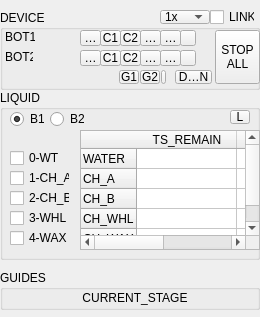
<?xml version="1.0" encoding="UTF-8"?>
<ui version="4.0">
 <class>MainWindow</class>
 <widget class="QMainWindow" name="MainWindow">
  <property name="geometry">
   <rect>
    <x>0</x>
    <y>0</y>
    <width>260</width>
    <height>317</height>
   </rect>
  </property>
  <property name="font">
   <font>
    <pointsize>9</pointsize>
   </font>
  </property>
  <property name="windowTitle">
   <string>NUC</string>
  </property>
  <widget class="QWidget" name="centralwidget">
   <widget class="QGroupBox" name="group_robot">
    <property name="geometry">
     <rect>
      <x>0</x>
      <y>10</y>
      <width>260</width>
      <height>80</height>
     </rect>
    </property>
    <property name="font">
     <font>
      <pointsize>9</pointsize>
      <weight>50</weight>
      <bold>false</bold>
     </font>
    </property>
    <property name="title">
     <string>DEVICE</string>
    </property>
    <widget class="QToolButton" name="btn_stop_all">
     <property name="geometry">
      <rect>
       <x>215</x>
       <y>20</y>
       <width>45</width>
       <height>54</height>
      </rect>
     </property>
     <property name="font">
      <font>
       <pointsize>9</pointsize>
      </font>
     </property>
     <property name="text">
      <string>STOP
ALL</string>
     </property>
    </widget>
    <widget class="QLabel" name="led_lb_bot1_2">
     <property name="geometry">
      <rect>
       <x>5</x>
       <y>20</y>
       <width>30</width>
       <height>14</height>
      </rect>
     </property>
     <property name="font">
      <font>
       <pointsize>9</pointsize>
       <weight>50</weight>
       <bold>false</bold>
      </font>
     </property>
     <property name="text">
      <string>BOT1</string>
     </property>
     <property name="alignment">
      <set>Qt::AlignLeading|Qt::AlignLeft|Qt::AlignVCenter</set>
     </property>
    </widget>
    <widget class="QLabel" name="led_lb_bot2_2">
     <property name="geometry">
      <rect>
       <x>5</x>
       <y>40</y>
       <width>28</width>
       <height>14</height>
      </rect>
     </property>
     <property name="font">
      <font>
       <pointsize>9</pointsize>
       <weight>50</weight>
       <bold>false</bold>
      </font>
     </property>
     <property name="text">
      <string>BOT2</string>
     </property>
     <property name="alignment">
      <set>Qt::AlignLeading|Qt::AlignLeft|Qt::AlignVCenter</set>
     </property>
    </widget>
    <widget class="QToolButton" name="led_drain">
     <property name="geometry">
      <rect>
       <x>175</x>
       <y>60</y>
       <width>37</width>
       <height>14</height>
      </rect>
     </property>
     <property name="minimumSize">
      <size>
       <width>0</width>
       <height>14</height>
      </size>
     </property>
     <property name="maximumSize">
      <size>
       <width>40</width>
       <height>14</height>
      </size>
     </property>
     <property name="font">
      <font>
       <pointsize>9</pointsize>
      </font>
     </property>
     <property name="toolTip">
      <string/>
     </property>
     <property name="toolTipDuration">
      <number>-1</number>
     </property>
     <property name="text">
      <string>DRAIN</string>
     </property>
    </widget>
    <widget class="QCheckBox" name="switch_link">
     <property name="geometry">
      <rect>
       <x>210</x>
       <y>0</y>
       <width>45</width>
       <height>14</height>
      </rect>
     </property>
     <property name="minimumSize">
      <size>
       <width>0</width>
       <height>0</height>
      </size>
     </property>
     <property name="maximumSize">
      <size>
       <width>50</width>
       <height>14</height>
      </size>
     </property>
     <property name="font">
      <font>
       <pointsize>9</pointsize>
      </font>
     </property>
     <property name="text">
      <string>LINK</string>
     </property>
     <property name="checkable">
      <bool>true</bool>
     </property>
     <property name="checked">
      <bool>false</bool>
     </property>
    </widget>
    <widget class="QComboBox" name="engine_turbo">
     <property name="geometry">
      <rect>
       <x>160</x>
       <y>0</y>
       <width>50</width>
       <height>14</height>
      </rect>
     </property>
     <property name="maximumSize">
      <size>
       <width>50</width>
       <height>14</height>
      </size>
     </property>
     <property name="font">
      <font>
       <pointsize>9</pointsize>
       <stylestrategy>PreferDefault</stylestrategy>
      </font>
     </property>
     <property name="layoutDirection">
      <enum>Qt::LeftToRight</enum>
     </property>
     <property name="duplicatesEnabled">
      <bool>false</bool>
     </property>
     <property name="frame">
      <bool>true</bool>
     </property>
     <item>
      <property name="text">
       <string>1x</string>
      </property>
     </item>
     <item>
      <property name="text">
       <string>3x</string>
      </property>
     </item>
     <item>
      <property name="text">
       <string>5x</string>
      </property>
     </item>
     <item>
      <property name="text">
       <string>9x</string>
      </property>
     </item>
    </widget>
    <widget class="QToolButton" name="led_guides_1">
     <property name="geometry">
      <rect>
       <x>119</x>
       <y>60</y>
       <width>20</width>
       <height>14</height>
      </rect>
     </property>
     <property name="minimumSize">
      <size>
       <width>0</width>
       <height>14</height>
      </size>
     </property>
     <property name="maximumSize">
      <size>
       <width>40</width>
       <height>14</height>
      </size>
     </property>
     <property name="font">
      <font>
       <pointsize>9</pointsize>
      </font>
     </property>
     <property name="toolTip">
      <string/>
     </property>
     <property name="toolTipDuration">
      <number>-1</number>
     </property>
     <property name="text">
      <string>G1</string>
     </property>
    </widget>
    <widget class="QToolButton" name="led_guides_tcp">
     <property name="geometry">
      <rect>
       <x>161</x>
       <y>60</y>
       <width>5</width>
       <height>14</height>
      </rect>
     </property>
     <property name="minimumSize">
      <size>
       <width>0</width>
       <height>14</height>
      </size>
     </property>
     <property name="maximumSize">
      <size>
       <width>1000</width>
       <height>32</height>
      </size>
     </property>
     <property name="font">
      <font>
       <pointsize>9</pointsize>
      </font>
     </property>
     <property name="toolTip">
      <string/>
     </property>
     <property name="toolTipDuration">
      <number>-1</number>
     </property>
     <property name="text">
      <string/>
     </property>
    </widget>
    <widget class="QToolButton" name="led_guides_2">
     <property name="geometry">
      <rect>
       <x>140</x>
       <y>60</y>
       <width>20</width>
       <height>14</height>
      </rect>
     </property>
     <property name="minimumSize">
      <size>
       <width>0</width>
       <height>14</height>
      </size>
     </property>
     <property name="maximumSize">
      <size>
       <width>40</width>
       <height>14</height>
      </size>
     </property>
     <property name="font">
      <font>
       <pointsize>9</pointsize>
      </font>
     </property>
     <property name="toolTip">
      <string/>
     </property>
     <property name="toolTipDuration">
      <number>-1</number>
     </property>
     <property name="text">
      <string>G2</string>
     </property>
    </widget>
    <widget class="QToolButton" name="led_water_high1">
     <property name="geometry">
      <rect>
       <x>80</x>
       <y>20</y>
       <width>21</width>
       <height>16</height>
      </rect>
     </property>
     <property name="minimumSize">
      <size>
       <width>0</width>
       <height>14</height>
      </size>
     </property>
     <property name="maximumSize">
      <size>
       <width>1000</width>
       <height>25</height>
      </size>
     </property>
     <property name="font">
      <font>
       <pointsize>9</pointsize>
      </font>
     </property>
     <property name="toolTip">
      <string/>
     </property>
     <property name="toolTipDuration">
      <number>-1</number>
     </property>
     <property name="text">
      <string>WAT</string>
     </property>
    </widget>
    <widget class="QToolButton" name="led_ch_a1">
     <property name="geometry">
      <rect>
       <x>100</x>
       <y>20</y>
       <width>21</width>
       <height>16</height>
      </rect>
     </property>
     <property name="minimumSize">
      <size>
       <width>0</width>
       <height>14</height>
      </size>
     </property>
     <property name="maximumSize">
      <size>
       <width>1000</width>
       <height>25</height>
      </size>
     </property>
     <property name="font">
      <font>
       <pointsize>9</pointsize>
      </font>
     </property>
     <property name="toolTip">
      <string/>
     </property>
     <property name="toolTipDuration">
      <number>-1</number>
     </property>
     <property name="text">
      <string>C1</string>
     </property>
    </widget>
    <widget class="QToolButton" name="led_ch_b1">
     <property name="geometry">
      <rect>
       <x>120</x>
       <y>20</y>
       <width>21</width>
       <height>16</height>
      </rect>
     </property>
     <property name="minimumSize">
      <size>
       <width>0</width>
       <height>14</height>
      </size>
     </property>
     <property name="maximumSize">
      <size>
       <width>1000</width>
       <height>25</height>
      </size>
     </property>
     <property name="font">
      <font>
       <pointsize>9</pointsize>
      </font>
     </property>
     <property name="toolTip">
      <string/>
     </property>
     <property name="toolTipDuration">
      <number>-1</number>
     </property>
     <property name="text">
      <string>C2</string>
     </property>
    </widget>
    <widget class="QToolButton" name="led_ch_whl1">
     <property name="geometry">
      <rect>
       <x>140</x>
       <y>20</y>
       <width>21</width>
       <height>16</height>
      </rect>
     </property>
     <property name="minimumSize">
      <size>
       <width>0</width>
       <height>14</height>
      </size>
     </property>
     <property name="maximumSize">
      <size>
       <width>1000</width>
       <height>25</height>
      </size>
     </property>
     <property name="font">
      <font>
       <pointsize>9</pointsize>
      </font>
     </property>
     <property name="toolTip">
      <string/>
     </property>
     <property name="toolTipDuration">
      <number>-1</number>
     </property>
     <property name="text">
      <string>WHL</string>
     </property>
    </widget>
    <widget class="QToolButton" name="led_ch_wax1">
     <property name="geometry">
      <rect>
       <x>160</x>
       <y>20</y>
       <width>21</width>
       <height>16</height>
      </rect>
     </property>
     <property name="minimumSize">
      <size>
       <width>0</width>
       <height>14</height>
      </size>
     </property>
     <property name="maximumSize">
      <size>
       <width>1000</width>
       <height>25</height>
      </size>
     </property>
     <property name="font">
      <font>
       <pointsize>9</pointsize>
      </font>
     </property>
     <property name="toolTip">
      <string/>
     </property>
     <property name="toolTipDuration">
      <number>-1</number>
     </property>
     <property name="text">
      <string>WAX</string>
     </property>
    </widget>
    <widget class="QToolButton" name="led_tcp_pump">
     <property name="geometry">
      <rect>
       <x>180</x>
       <y>20</y>
       <width>16</width>
       <height>16</height>
      </rect>
     </property>
     <property name="minimumSize">
      <size>
       <width>0</width>
       <height>14</height>
      </size>
     </property>
     <property name="maximumSize">
      <size>
       <width>1000</width>
       <height>25</height>
      </size>
     </property>
     <property name="font">
      <font>
       <pointsize>9</pointsize>
      </font>
     </property>
     <property name="toolTip">
      <string/>
     </property>
     <property name="toolTipDuration">
      <number>-1</number>
     </property>
     <property name="text">
      <string/>
     </property>
    </widget>
    <widget class="QToolButton" name="led_water_high2">
     <property name="geometry">
      <rect>
       <x>80</x>
       <y>40</y>
       <width>21</width>
       <height>16</height>
      </rect>
     </property>
     <property name="minimumSize">
      <size>
       <width>0</width>
       <height>14</height>
      </size>
     </property>
     <property name="maximumSize">
      <size>
       <width>1000</width>
       <height>25</height>
      </size>
     </property>
     <property name="font">
      <font>
       <pointsize>9</pointsize>
      </font>
     </property>
     <property name="toolTip">
      <string/>
     </property>
     <property name="toolTipDuration">
      <number>-1</number>
     </property>
     <property name="text">
      <string>WAT</string>
     </property>
    </widget>
    <widget class="QToolButton" name="led_ch_a2">
     <property name="geometry">
      <rect>
       <x>100</x>
       <y>40</y>
       <width>21</width>
       <height>16</height>
      </rect>
     </property>
     <property name="minimumSize">
      <size>
       <width>0</width>
       <height>14</height>
      </size>
     </property>
     <property name="maximumSize">
      <size>
       <width>1000</width>
       <height>25</height>
      </size>
     </property>
     <property name="font">
      <font>
       <pointsize>9</pointsize>
      </font>
     </property>
     <property name="toolTip">
      <string/>
     </property>
     <property name="toolTipDuration">
      <number>-1</number>
     </property>
     <property name="text">
      <string>C1</string>
     </property>
    </widget>
    <widget class="QToolButton" name="led_ch_b2">
     <property name="geometry">
      <rect>
       <x>120</x>
       <y>40</y>
       <width>21</width>
       <height>16</height>
      </rect>
     </property>
     <property name="minimumSize">
      <size>
       <width>0</width>
       <height>14</height>
      </size>
     </property>
     <property name="maximumSize">
      <size>
       <width>1000</width>
       <height>25</height>
      </size>
     </property>
     <property name="font">
      <font>
       <pointsize>9</pointsize>
      </font>
     </property>
     <property name="toolTip">
      <string/>
     </property>
     <property name="toolTipDuration">
      <number>-1</number>
     </property>
     <property name="text">
      <string>C2</string>
     </property>
    </widget>
    <widget class="QToolButton" name="led_ch_whl2">
     <property name="geometry">
      <rect>
       <x>140</x>
       <y>40</y>
       <width>21</width>
       <height>16</height>
      </rect>
     </property>
     <property name="minimumSize">
      <size>
       <width>0</width>
       <height>14</height>
      </size>
     </property>
     <property name="maximumSize">
      <size>
       <width>1000</width>
       <height>25</height>
      </size>
     </property>
     <property name="font">
      <font>
       <pointsize>9</pointsize>
      </font>
     </property>
     <property name="toolTip">
      <string/>
     </property>
     <property name="toolTipDuration">
      <number>-1</number>
     </property>
     <property name="text">
      <string>WHL</string>
     </property>
    </widget>
    <widget class="QToolButton" name="led_ch_wax2">
     <property name="geometry">
      <rect>
       <x>160</x>
       <y>40</y>
       <width>21</width>
       <height>16</height>
      </rect>
     </property>
     <property name="minimumSize">
      <size>
       <width>0</width>
       <height>14</height>
      </size>
     </property>
     <property name="maximumSize">
      <size>
       <width>1000</width>
       <height>25</height>
      </size>
     </property>
     <property name="font">
      <font>
       <pointsize>9</pointsize>
      </font>
     </property>
     <property name="toolTip">
      <string/>
     </property>
     <property name="toolTipDuration">
      <number>-1</number>
     </property>
     <property name="text">
      <string>WAX</string>
     </property>
    </widget>
    <widget class="QToolButton" name="led_tcp_pump2">
     <property name="geometry">
      <rect>
       <x>180</x>
       <y>40</y>
       <width>16</width>
       <height>16</height>
      </rect>
     </property>
     <property name="minimumSize">
      <size>
       <width>0</width>
       <height>14</height>
      </size>
     </property>
     <property name="maximumSize">
      <size>
       <width>1000</width>
       <height>25</height>
      </size>
     </property>
     <property name="font">
      <font>
       <pointsize>9</pointsize>
      </font>
     </property>
     <property name="toolTip">
      <string/>
     </property>
     <property name="toolTipDuration">
      <number>-1</number>
     </property>
     <property name="text">
      <string/>
     </property>
    </widget>
   </widget>
   <widget class="QGroupBox" name="group_robot_2">
    <property name="geometry">
     <rect>
      <x>0</x>
      <y>90</y>
      <width>260</width>
      <height>170</height>
     </rect>
    </property>
    <property name="font">
     <font>
      <pointsize>9</pointsize>
     </font>
    </property>
    <property name="title">
     <string>LIQUID</string>
    </property>
    <widget class="QRadioButton" name="drv_bot2">
     <property name="geometry">
      <rect>
       <x>50</x>
       <y>20</y>
       <width>34</width>
       <height>18</height>
      </rect>
     </property>
     <property name="minimumSize">
      <size>
       <width>34</width>
       <height>0</height>
      </size>
     </property>
     <property name="maximumSize">
      <size>
       <width>34</width>
       <height>16777215</height>
      </size>
     </property>
     <property name="font">
      <font>
       <pointsize>9</pointsize>
      </font>
     </property>
     <property name="text">
      <string>B2</string>
     </property>
    </widget>
    <widget class="QRadioButton" name="drv_bot1">
     <property name="geometry">
      <rect>
       <x>10</x>
       <y>20</y>
       <width>34</width>
       <height>18</height>
      </rect>
     </property>
     <property name="minimumSize">
      <size>
       <width>34</width>
       <height>0</height>
      </size>
     </property>
     <property name="maximumSize">
      <size>
       <width>34</width>
       <height>16777215</height>
      </size>
     </property>
     <property name="font">
      <font>
       <pointsize>9</pointsize>
      </font>
     </property>
     <property name="text">
      <string>B1</string>
     </property>
     <property name="checked">
      <bool>true</bool>
     </property>
    </widget>
    <widget class="QCheckBox" name="btn_water">
     <property name="geometry">
      <rect>
       <x>10</x>
       <y>60</y>
       <width>60</width>
       <height>16</height>
      </rect>
     </property>
     <property name="minimumSize">
      <size>
       <width>40</width>
       <height>16</height>
      </size>
     </property>
     <property name="maximumSize">
      <size>
       <width>70</width>
       <height>16</height>
      </size>
     </property>
     <property name="font">
      <font>
       <pointsize>9</pointsize>
      </font>
     </property>
     <property name="text">
      <string>0-WT</string>
     </property>
     <property name="checked">
      <bool>false</bool>
     </property>
    </widget>
    <widget class="QCheckBox" name="btn_ch_a">
     <property name="geometry">
      <rect>
       <x>10</x>
       <y>80</y>
       <width>60</width>
       <height>16</height>
      </rect>
     </property>
     <property name="minimumSize">
      <size>
       <width>40</width>
       <height>16</height>
      </size>
     </property>
     <property name="maximumSize">
      <size>
       <width>70</width>
       <height>16</height>
      </size>
     </property>
     <property name="font">
      <font>
       <pointsize>9</pointsize>
      </font>
     </property>
     <property name="text">
      <string>1-CH_A</string>
     </property>
     <property name="checked">
      <bool>false</bool>
     </property>
    </widget>
    <widget class="QCheckBox" name="btn_ch_b">
     <property name="geometry">
      <rect>
       <x>10</x>
       <y>100</y>
       <width>60</width>
       <height>16</height>
      </rect>
     </property>
     <property name="minimumSize">
      <size>
       <width>40</width>
       <height>16</height>
      </size>
     </property>
     <property name="maximumSize">
      <size>
       <width>70</width>
       <height>16</height>
      </size>
     </property>
     <property name="font">
      <font>
       <pointsize>9</pointsize>
      </font>
     </property>
     <property name="text">
      <string>2-CH_B</string>
     </property>
     <property name="checked">
      <bool>false</bool>
     </property>
    </widget>
    <widget class="QCheckBox" name="btn_ch_whl">
     <property name="geometry">
      <rect>
       <x>10</x>
       <y>120</y>
       <width>60</width>
       <height>16</height>
      </rect>
     </property>
     <property name="minimumSize">
      <size>
       <width>40</width>
       <height>16</height>
      </size>
     </property>
     <property name="maximumSize">
      <size>
       <width>70</width>
       <height>16</height>
      </size>
     </property>
     <property name="font">
      <font>
       <pointsize>9</pointsize>
      </font>
     </property>
     <property name="text">
      <string>3-WHL</string>
     </property>
     <property name="checked">
      <bool>false</bool>
     </property>
    </widget>
    <widget class="QCheckBox" name="btn_ch_wax">
     <property name="geometry">
      <rect>
       <x>10</x>
       <y>140</y>
       <width>60</width>
       <height>16</height>
      </rect>
     </property>
     <property name="minimumSize">
      <size>
       <width>40</width>
       <height>16</height>
      </size>
     </property>
     <property name="maximumSize">
      <size>
       <width>70</width>
       <height>16</height>
      </size>
     </property>
     <property name="font">
      <font>
       <pointsize>9</pointsize>
      </font>
     </property>
     <property name="text">
      <string>4-WAX</string>
     </property>
     <property name="checked">
      <bool>false</bool>
     </property>
    </widget>
    <widget class="QTableWidget" name="table_liquids">
     <property name="geometry">
      <rect>
       <x>80</x>
       <y>40</y>
       <width>180</width>
       <height>120</height>
      </rect>
     </property>
     <attribute name="verticalHeaderDefaultSectionSize">
      <number>20</number>
     </attribute>
     <row>
      <property name="text">
       <string>WATER</string>
      </property>
      <property name="font">
       <font>
        <pointsize>9</pointsize>
       </font>
      </property>
     </row>
     <row>
      <property name="text">
       <string>CH_A</string>
      </property>
      <property name="font">
       <font>
        <pointsize>9</pointsize>
       </font>
      </property>
     </row>
     <row>
      <property name="text">
       <string>CH_B</string>
      </property>
      <property name="font">
       <font>
        <pointsize>9</pointsize>
       </font>
      </property>
     </row>
     <row>
      <property name="text">
       <string>CH_WHL</string>
      </property>
      <property name="font">
       <font>
        <pointsize>9</pointsize>
       </font>
      </property>
     </row>
     <row>
      <property name="text">
       <string>CH_WAX</string>
      </property>
      <property name="font">
       <font>
        <pointsize>9</pointsize>
       </font>
      </property>
     </row>
     <column>
      <property name="text">
       <string>TS_REMAIN</string>
      </property>
      <property name="font">
       <font>
        <pointsize>9</pointsize>
       </font>
      </property>
     </column>
     <column>
      <property name="text">
       <string>LEVEL</string>
      </property>
      <property name="font">
       <font>
        <pointsize>9</pointsize>
       </font>
      </property>
     </column>
     <item row="0" column="0">
      <property name="text">
       <string/>
      </property>
     </item>
     <item row="1" column="0">
      <property name="text">
       <string/>
      </property>
     </item>
    </widget>
    <widget class="QToolButton" name="btn_ini_load">
     <property name="geometry">
      <rect>
       <x>230</x>
       <y>20</y>
       <width>20</width>
       <height>14</height>
      </rect>
     </property>
     <property name="minimumSize">
      <size>
       <width>0</width>
       <height>14</height>
      </size>
     </property>
     <property name="maximumSize">
      <size>
       <width>40</width>
       <height>14</height>
      </size>
     </property>
     <property name="font">
      <font>
       <pointsize>9</pointsize>
      </font>
     </property>
     <property name="toolTip">
      <string/>
     </property>
     <property name="toolTipDuration">
      <number>-1</number>
     </property>
     <property name="text">
      <string>L</string>
     </property>
    </widget>
   </widget>
   <widget class="QGroupBox" name="group_robot_3">
    <property name="geometry">
     <rect>
      <x>0</x>
      <y>270</y>
      <width>260</width>
      <height>40</height>
     </rect>
    </property>
    <property name="font">
     <font>
      <pointsize>9</pointsize>
     </font>
    </property>
    <property name="title">
     <string>GUIDES</string>
    </property>
    <widget class="QLabel" name="guides_show">
     <property name="geometry">
      <rect>
       <x>60</x>
       <y>20</y>
       <width>150</width>
       <height>16</height>
      </rect>
     </property>
     <property name="font">
      <font>
       <pointsize>9</pointsize>
      </font>
     </property>
     <property name="text">
      <string>CURRENT_STAGE</string>
     </property>
     <property name="alignment">
      <set>Qt::AlignCenter</set>
     </property>
    </widget>
   </widget>
  </widget>
 </widget>
 <resources/>
 <connections/>
</ui>
